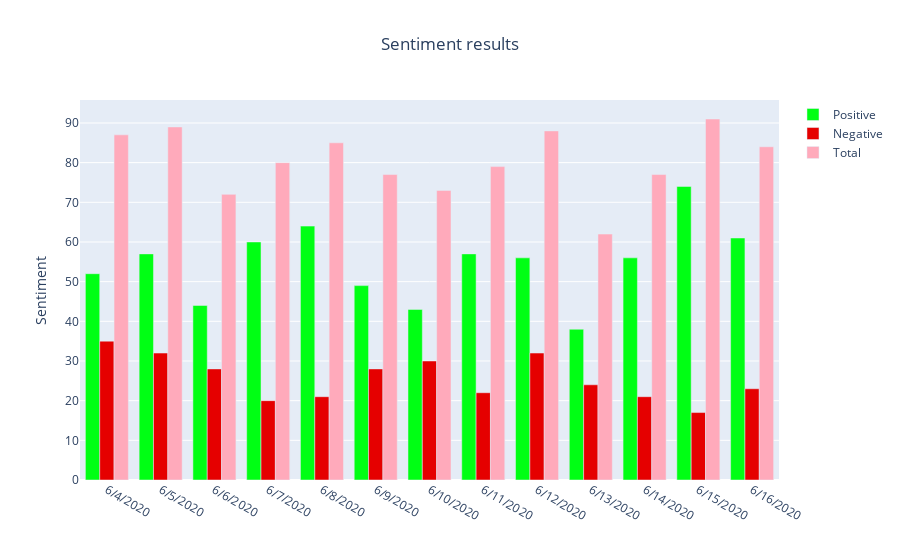

Here is the notebook cell this chart was saved with:
### Code cell
# Plot 3 time series for Positive tweets, Negative tweets, and total COVID-19 related tweets during a day

df = pd.read_csv('C:\/Users\/C\/Documents\/Sentiment_LK_copy.csv')

date = df['Day']
x = list(range(len(date)))
bar_plots = [
    go.Bar(x=x, y=df['Positive'], name='Positive', marker=go.bar.Marker(color='#00ff14')),
    go.Bar(x=x, y=df['Negative'], name='Negative', marker=go.bar.Marker(color='#e50000')),  
    go.Bar(x=x, y=df['Total'], name='Total', marker=go.bar.Marker(color='#ffaabb'))   
    ]
layout = go.Layout(
    title=go.layout.Title(text="Sentiment results", x=0.5),
    yaxis_title="Sentiment",
    xaxis_tickmode="array",
    xaxis_tickvals=list(range(27)),
    xaxis_ticktext=tuple(df['Day'].values),
    )
fig = go.Figure(data=bar_plots, layout=layout)
fig.update_xaxes(range=['6/4/2020','6/16/2020'])
fig.show()

### Figure 1 — Plotly figure (JSON) as saved in the notebook; plotly's stock layout.template omitted (floating-point values rounded to 4 significant figures)
{"data": [{"marker": {"color": "#00ff14"}, "name": "Positive", "type": "bar", "x": [0, 1, 2, 3, 4, 5, 6, 7, 8, 9, 10, 11, 12], "y": [52, 57, 44, 60, 64, 49, 43, 57, 56, 38, 56, 74, 61]}, {"marker": {"color": "#e50000"}, "name": "Negative", "type": "bar", "x": [0, 1, 2, 3, 4, 5, 6, 7, 8, 9, 10, 11, 12], "y": [35, 32, 28, 20, 21, 28, 30, 22, 32, 24, 21, 17, 23]}, {"marker": {"color": "#ffaabb"}, "name": "Total", "type": "bar", "x": [0, 1, 2, 3, 4, 5, 6, 7, 8, 9, 10, 11, 12], "y": [87, 89, 72, 80, 85, 77, 73, 79, 88, 62, 77, 91, 84]}], "layout": {"title": {"text": "Sentiment results", "x": 0.5}, "xaxis": {"range": ["6/4/2020", "6/16/2020"], "tickmode": "array", "ticktext": ["6/4/2020", "6/5/2020", "6/6/2020", "6/7/2020", "6/8/2020", "6/9/2020", "6/10/2020", "6/11/2020", "6/12/2020", "6/13/2020", "6/14/2020", "6/15/2020", "6/16/2020"], "tickvals": [0, 1, 2, 3, 4, 5, 6, 7, 8, 9, 10, 11, 12, 13, 14, 15, 16, 17, 18, 19, 20, 21, 22, 23, 24, 25, 26]}, "yaxis": {"title": {"text": "Sentiment"}}}}
